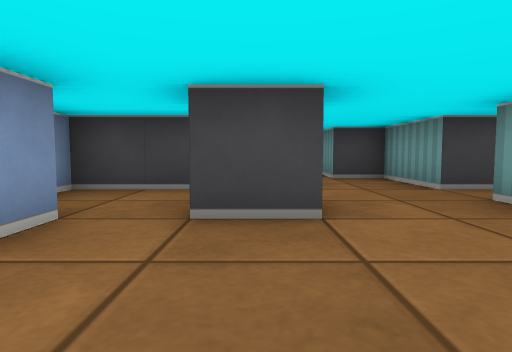
View 1 (above)

16 first-person views from a walk through a cub3D level. The camera is about half as high as the walls, tilts 4° down and sees 75° across. The floor is counted in squares. Each view is taken from the middle of a square. On the plan, view 1 faces up. The plan holds only what a view shows up to about 9 squares ahead; the rest is blank.

View 2
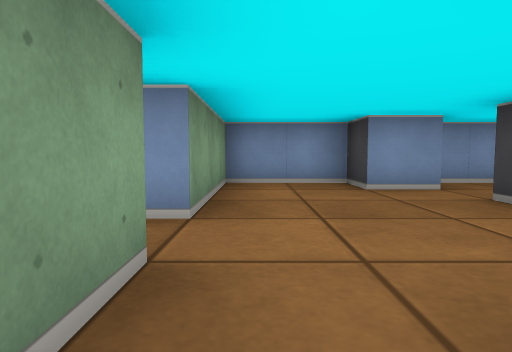

View 3
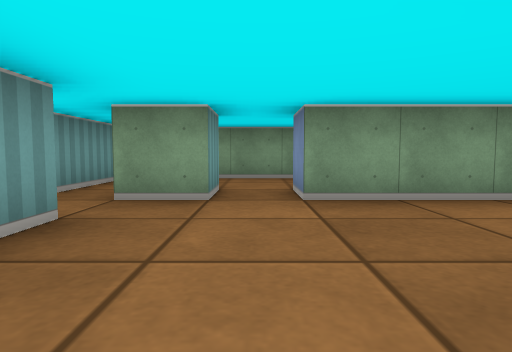

View 4
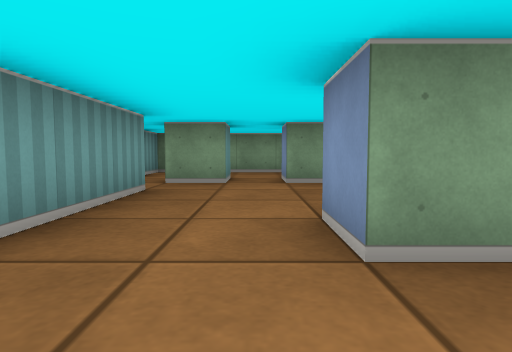

View 5
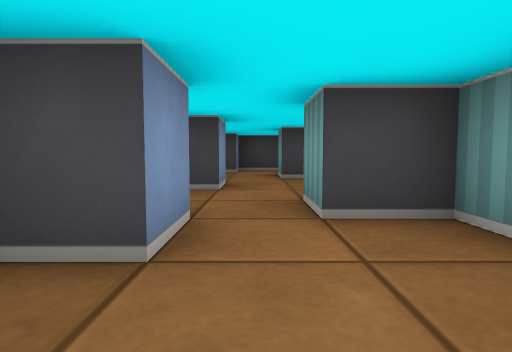

View 6
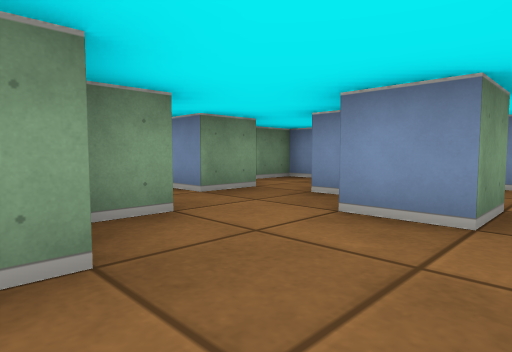

View 7
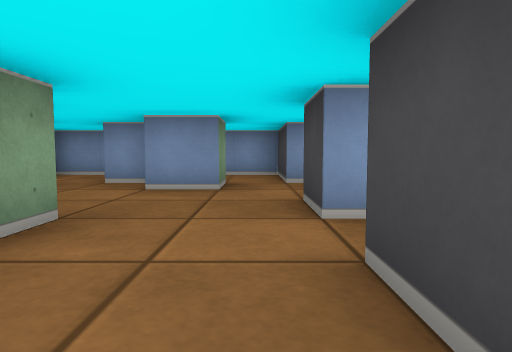

View 8
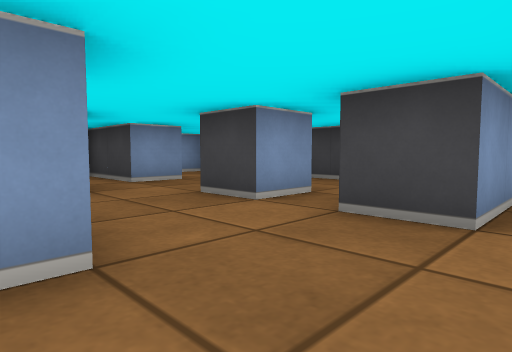

View 9
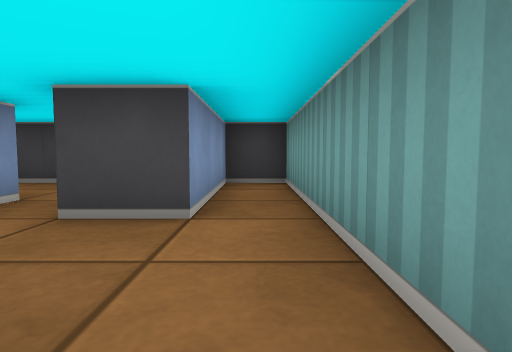

View 10
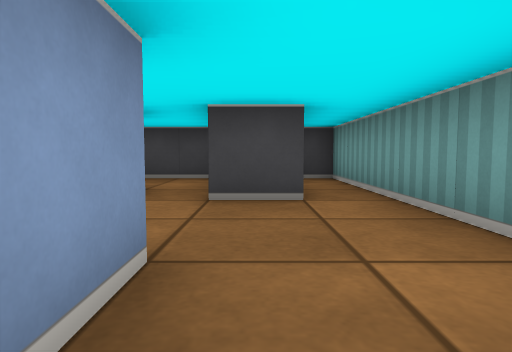

View 11
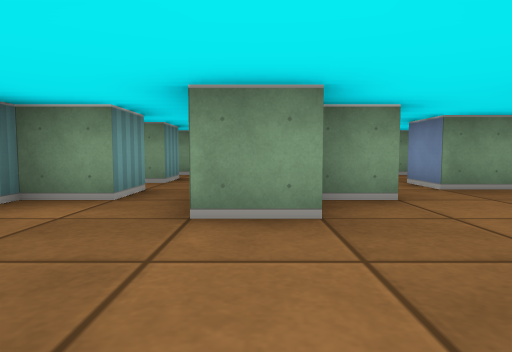

View 12
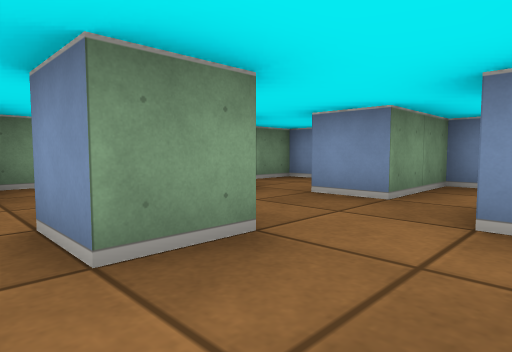

View 13
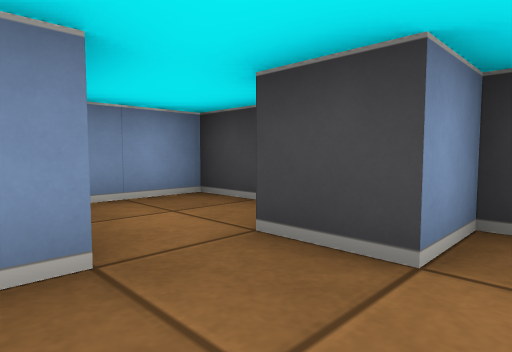

View 14
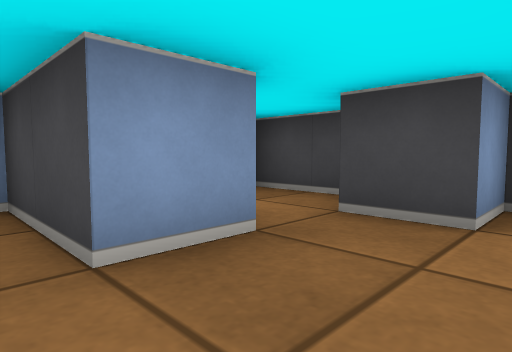

View 15
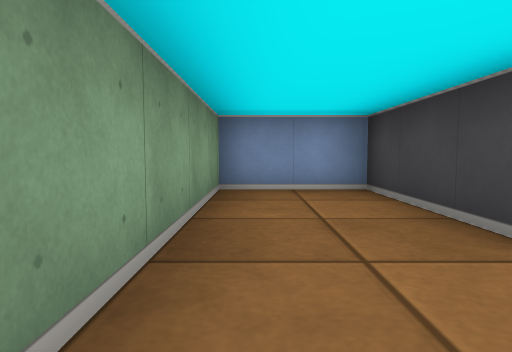

View 16
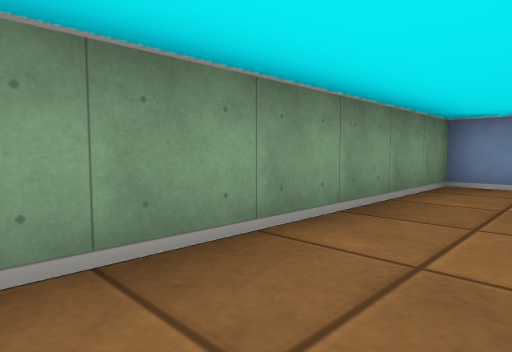

### Floor plan
Ten units are one square. View 1 is at (0, 0); x grows to the right and y downward. Boxes are objects, and circles mark ways between rooms. Rooms are numbered by the first view taken in them; rooms with no view inside come last. Other rooms are left out.
<svg viewBox="-30 -140 90 180">
<path fill="none" stroke="#000" d="M25 -5 25 -35M15 15 15 5 25 5M1 15 -25 15 -25 35 35 35 35 11M-5 -35 5 -35 5 -25 -5 -25M-15 -26 -15 -15 -25 -15 -25 5 5 5 5 15M-9 -45 -25 -45 -25 -30M32 -45 25 -45 25 -65 15 -65M5 -55 -2 -55M-5 -65 5 -65 5 -55M-5 -82 -5 -75M5 -85 0 -85M15 -65 15 -75M-25 -66 -25 -55 -15 -55M15 -115 25 -115 25 -105 15 -105 15 -112M31 -135 5 -135 5 -125 -5 -125M24 -85 35 -85 35 -76M5 -95 5 -85M-5 -115 -5 -105M15 -75 24 -75M45 -75 55 -75 55 -135 45 -135 45 -105 35 -105M45 -45 45 -55 49 -55M45 -65 45 -75M-5 -95 5 -95M-5 -105 -25 -105 -25 -85 -15 -85M-10 -135 -25 -135 -25 -115 -5 -115"/>
<circle cx="10" cy="-55" r="3" fill="#2a7"/>
<circle cx="30" cy="-40" r="3" fill="#2a7"/>
<circle cx="10" cy="-80" r="3" fill="#2a7"/>
<circle cx="40" cy="-80" r="3" fill="#2a7"/>
<circle cx="0" cy="-100" r="3" fill="#2a7"/>
<circle cx="-10" cy="-120" r="3" fill="#2a7"/>
<text x="10" y="-10">1</text>
<text x="0" y="-70">2</text>
<text x="30" y="-110">3</text>
<text x="40" y="-50">4</text>
<text x="-10" y="-100">5</text>
<text x="-20" y="-130">6</text>
</svg>
Room 1 opens to room 2. Room 1 opens to room 4. Room 2 opens to room 3. Room 3 opens to room 4. Room 3 opens to room 5. Room 3 opens to room 6.

Where each view was taken, in squares from view 1:
view 1: 0 up, 0 right, facing up
view 2: 0 up, 3 right, facing left
view 3: 3 up, 1 right, facing down
view 4: 5 up, 1 right, facing down
view 5: 4 up, 1 right, facing up
view 6: 10 up, 3 right, facing down-left
view 7: 10 up, 5 right, facing left
view 8: 8 up, 5 right, facing up-left
view 9: 8 up, 5 right, facing up
view 10: 7 up, 4 right, facing up
view 11: 11 up, 3 right, facing down
view 12: 13 up, 3 right, facing down-left
view 13: 11 up, 1 right, facing up-left
view 14: 10 up, 1 right, facing up-left
view 15: 3 down, 2 right, facing left
view 16: 2 down, 3 right, facing down-left
